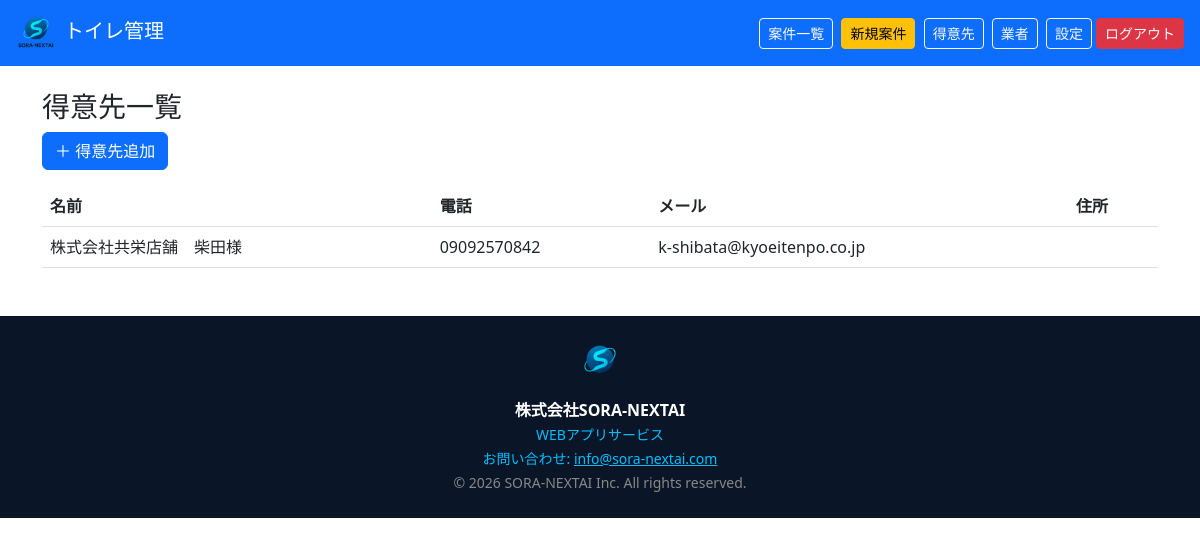
/clients (signed in), run on the app's committed database.
### app.py (models this page shows)
class Client(db.Model):
    id = db.Column(db.Integer, primary_key=True)
    name = db.Column(db.String(150))
    email = db.Column(db.String(150))
    phone = db.Column(db.String(50))
    address = db.Column(db.String(200))

### app.py (the view)
@app.route("/clients")
@login_required
def clients():
    return render_template("clients.html", clients=Client.query.all())

### app.py (called while the page is built, shortened)
@app.before_request
def jwt_auth():
    from flask_login import current_user
    if current_user.is_authenticated:
        return

@login_manager.user_loader
def load_user(user_id):
    return User.query.get(int(user_id))

### templates/clients.html
{% extends "base.html" %}
{% block content %}
<h3>得意先一覧</h3>
<a href="/clients/add" class="btn btn-primary mb-3">＋ 得意先追加</a>
<table class="table">
<thead><tr><th>名前</th><th>電話</th><th>メール</th><th>住所</th></tr></thead>
<tbody>
{% for c in clients %}
<tr><td>{{ c.name }}</td><td>{{ c.phone }}</td><td>{{ c.email }}</td><td>{{ c.address }}</td></tr>
{% endfor %}
</tbody>
</table>
{% endblock %}

### data on the page
Client: name "株式会社共栄店舗 柴田様", phone "09092570842", email "k-shibata@kyoeitenpo.co.jp"
